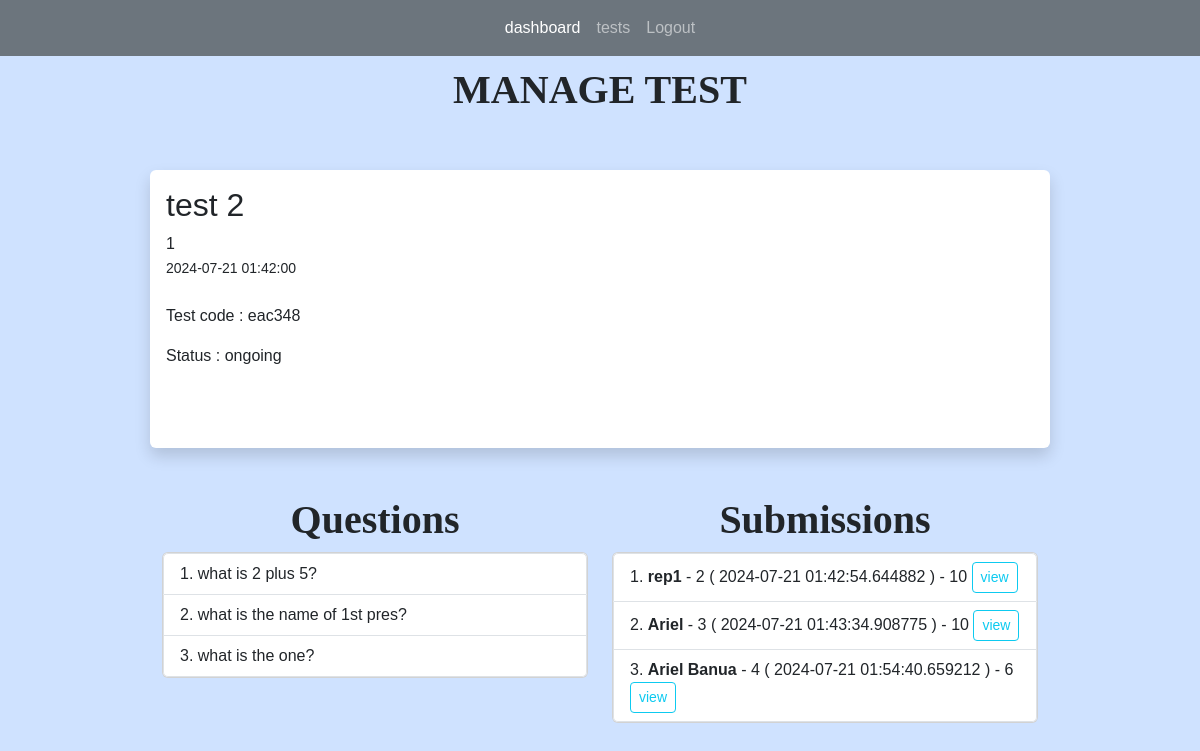
Page /tests/2 (signed in) on the earlier database version.
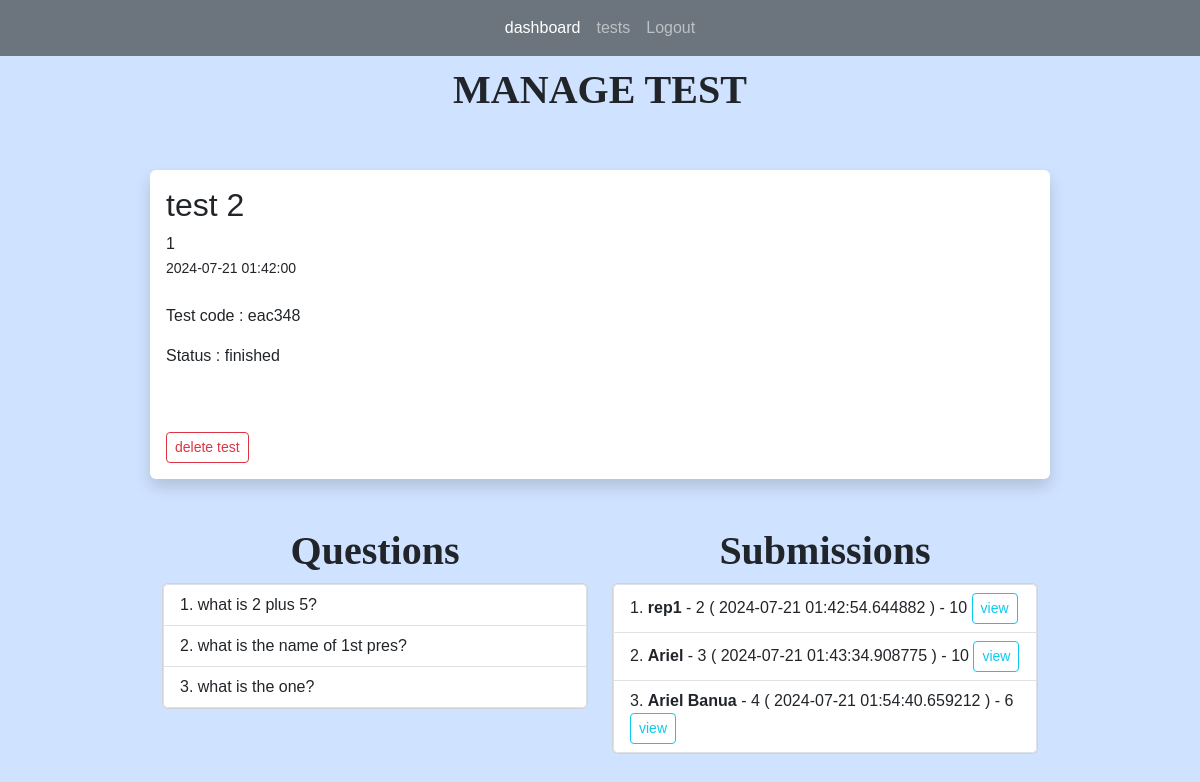
Same page on the later database version.
### app.py (models this page shows)
class Tests(db.Model):
    test_id = db.Column(db.Integer, primary_key=True)
    title = db.Column(db.String(255))
    start_date = db.Column(db.DateTime, nullable = False)
    end_date = db.Column(db.DateTime, nullable = False)
    status = db.Column(db.String(255))
    teacher_id = db.Column(db.Integer, db.ForeignKey('users.id'))
    teacher = db.relationship('Users', backref=db.backref('tests', lazy=True))
    questions = db.relationship("Questions", backref="question_list")
    code = db.Column(db.String(6), unique=True)  # column to store the unique code
    students = db.relationship('Users', secondary='test_students', backref=db.backref('tests_registered', lazy=True))
    submissions = db.relationship('Submission', backref='test_submissions', lazy=True)

class Questions(db.Model):
    question_id = db.Column(db.Integer, primary_key=True)
    question_text = db.Column(db.String(255), nullable=False)
    question_type = db.Column(db.String(255), nullable=False)
    points = db.Column(db.Integer, nullable=False)
    option1 = db.Column(db.String(255))
    option2 = db.Column(db.String(255))
    option3 = db.Column(db.String(255))
    option4 = db.Column(db.String(255))
    correct_opt = db.Column(db.Integer)
    correct_ans = db.Column(db.String(255))
    test_id = db.Column(db.Integer, db.ForeignKey('tests.test_id'))
    test = db.relationship('Tests', backref=db.backref('question_test', lazy=True))
    answer = db.relationship("Answers", uselist=False)

class Submission(db.Model):
    submission_id = db.Column(db.Integer, primary_key=True)
    student_id = db.Column(db.Integer, db.ForeignKey('users.id'))
    test_id = db.Column(db.Integer, db.ForeignKey('tests.test_id'))
    submitted_at = db.Column(db.DateTime, default=datetime.now)
    total_points = db.Column(db.Integer)
    student = db.relationship('Users', backref=db.backref('submitter', lazy=True))
    test = db.relationship('Tests', backref=db.backref('submission_test', lazy=True))
    answers = db.relationship('Answers', backref=db.backref('answered_questions', lazy=True), lazy=True)

class Users(db.Model, UserMixin):
    id = db.Column(db.Integer, primary_key = True)
    name = db.Column(db.String(200), nullable=False)
    email = db.Column(db.String(120), nullable=False, unique =True)
    password = db.Column(db.String(128), nullable=False)
    role = db.Column(db.String(80), nullable=False)
    submissions = db.relationship('Submission', backref='submitted_tests', lazy=True)

### app.py (the view)
@app.route('/tests/<int:id>', methods=['GET', 'POST'])
@login_required(role="teacher")
def test(id):
    test = Tests.query.get_or_404(id)
    questions = Questions.query.filter_by(test_id = id)
    return render_template('manage_test.html', test=test, questions=questions)

### app.py (called while the page is built)
@login_manager.user_loader
def load_user(user_id):
    return Users.query.get(int(user_id))

def login_required(role="ANY"):
    def wrapper(fn):
        @wraps(fn)
        def decorated_view(*args, **kwargs):
            if not current_user.is_authenticated:
               return login_manager.unauthorized()
            if ( (current_user.role != role) and (role != "ANY")):
                return login_manager.unauthorized()
            return fn(*args, **kwargs)
        return decorated_view
    return wrapper

### templates/manage_test.html (shortened to what this page needs)
{% extends 'index.html' %}
{% block content %}
<h1>MANAGE TEST</h1>
<br>
<br/>
<div class="shadow p-3 mb-5 bg-body rounded">
	<h2>{{ test.title }}</h2>
    {{ test.teacher_id }}<br/>
	<small>{{ test.start_date }}</small> <br/><br/>
	<p>
		Test code : {{ test.code }}
	</p>
	<p>
		Status : {{ test.status }}
	</p>
	<br/><br/>
	{% if test.status == 'scheduled' or test.status == "finished" %}
		<a href="{{ url_for('delete_test', id=test.test_id)}}" class="btn btn-outline-danger btn-sm">delete test</a>
		<br/>
	{% endif %}
</div>
<div class="container text-center">
	<div class="row">
	  <div class="col">
		<h1>Questions</h1>
	  </div>
	  <div class="col">
		<h1>Submissions</h1>
	  </div>
	</div>
	<div class="row">
	  <div class="col">
		<div class="card">
			<ul class="list-group list-group-numbered">
				{% for question in questions %}
				<li style="text-align: left;" class="list-group-item justify-content-between ">
					{{ question.question_text }}
				</li>
				{% endfor %}
			</ul>
		</div>
	  </div>
	  <div class="col">
		<div class="card">
			<ul class="list-group list-group-numbered">
				{% for submission in test.submissions %}
				<li style="text-align: left;" class="list-group-item justify-content-between ">
					<b>
						{{ submission.student.name }}
					</b>
					 - {{ submission.student_id }}
					( {{ submission.submitted_at }} ) -
					{{ submission.total_points }}
					<a class="btn btn-outline-info btn-sm" href="{{ url_for('view_submission', id=test.test_id, submission_id = submission.submission_id)}}">view</a>
				</li>
				{% endfor %}
			</ul>
		</div>
	  </div>
	</div>
  </div>
{% endblock %}

### templates/index.html (shortened to what this page needs)
<!DOCTYPE html>
<html lang="en">
<head>
    <link href="https://cdn.jsdelivr.net/npm/bootstrap@5.3.3/dist/css/bootstrap.min.css"
    rel="stylesheet"
>
    <link rel="stylesheet" href="{{url_for('static', filename='main.css') }}">
</head>
<body class= "bg-primary-subtle" >
    {% if current_user.is_authenticated and current_user.role == "teacher" %}
        {% include 'teacher_navbar.html' %}
    {% endif %}
    <div style="margin-top: 10px;margin-bottom: 10px;margin-right: 150px;margin-left: 150px;">
        {% block content %}
        {% endblock %}
    </div>
</body>
</html>

### templates/teacher_navbar.html (shortened to what this page needs)
    <nav class="navbar navbar-expand-lg navbar-dark bg-secondary">
        <div class="collapse navbar-collapse" id="navbarNavAltMarkup">
            <div class="navbar-nav mx-auto">
            <a class="nav-link active" aria-current="page" href="{{ url_for('teacher_dashboard') }}">dashboard</a>
            <a class="nav-link" href="{{ url_for('tests') }}">tests</a>
            <a class="nav-link" href="{{ url_for('logout') }}">Logout</a>
            </div>
        </div>
    </nav>

### static/main.css (style rules this page uses)
body { font-family: Arial, sans-serif; margin: 0; padding: 0; }
nav a { color: #fff; text-decoration: none; }
H1 { font-family: Copperplate; font-weight: bold; font-size: 40px; text-align: center; }

Differences in the rows shown:
changed Tests "test 2": status "ongoing" → "finished"
Other differences:
text now shown: "delete test"
